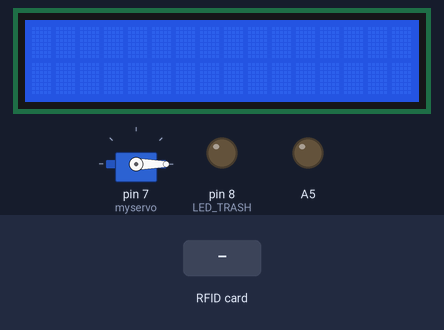
Bench run of a sketch on a simulated Arduino Uno, built with avr-gcc and run on an emulated ATmega328P. Shown: 16×2 character LCD, servo, output pins drawn as LEDs (lit = HIGH). The test bench sets the inputs (shaded band). Pins used as bus, display or sensor lines are not drawn.

Above: at 1.3 s.
1.4 s: RFID card DE AD BE EF held to the reader
At 2.2 s:
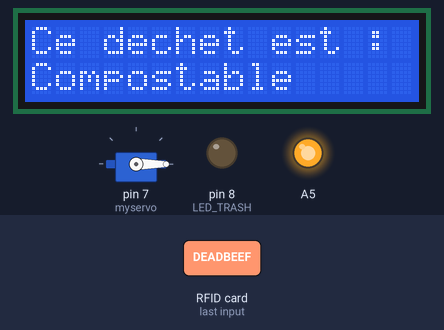
Timing chart, 0 to 4.4 s (numbered marks = the images above; inputs shaded):
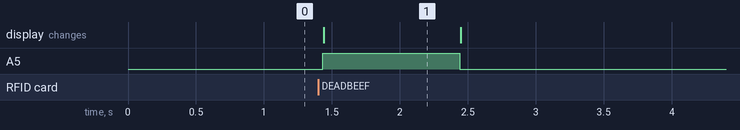

Measured:
- after the input at 1.4 s, A5: LOW → HIGH at once, → LOW 1.0 s later; the display: changes at once (image 1)
- what the display in image 1 shows lasts 1.0 s, from 1.4 s to 2.4 s

The sketch:

main.ino
```cpp
#include "lcd.h"
#include <SPI.h>
#include <MFRC522.h>
#include <Servo.h>

#define RST_PIN     9     // Configurable, see typical pin layout above
#define SS_PIN      10    // Configurable, see typical pin layout above

#define RECYCLE     0xB5
#define TRASH       0x7E

#define LED_RECYCLE 6
#define LED_TRASH   8
#define NB_CYCLES   30

int cycle = 0;

//Method definitions
void blink(int ledPos);

Servo myservo;

int isRecyclable = 0;
int isTrash = 0;
int pos = 0;

MFRC522 mfrc522(SS_PIN, RST_PIN);

#define NEW_UID {0xDE, 0xAD, 0xBE, 0xEF}

MFRC522::MIFARE_Key key;
Lcd lcd(0,1,2,3,4,5);

void setup() {
  SPI.begin();         // Init SPI bus
  mfrc522.PCD_Init();  // Init MFRC522 card
  myservo.attach(7);
  for (byte i = 0; i < 6; i++) {
    key.keyByte[i] = 0xFF;
  }
  pinMode(8, OUTPUT);
  pinMode(A5, OUTPUT);
}

void loop() {
  if (isRecyclable > 0){
    if (isRecyclable == NB_CYCLES){
      lcd.casesOutput(OutputTrash::RECYCLABLE);
      digitalWrite(LED_RECYCLE, HIGH);
      digitalWrite(LED_TRASH, LOW);

      for (pos = 0; pos <= 90; pos += 1) { // goes from 0 degrees to 180 degrees
        // in steps of 1 degree
        myservo.write(pos);              // tell servo to go to position in variable 'pos'
        delay(15);                       // waits 15ms for the servo to reach the position
      }
      delay(1000);
    }


    isRecyclable--;
  }
  else if (isTrash > 0){
    if (isTrash == NB_CYCLES){
      lcd.casesOutput(OutputTrash::JUNK);
      cycle = 30;
    }
    digitalWrite(LED_RECYCLE, LOW);
    digitalWrite(LED_TRASH, HIGH);
    isTrash--;
  }
  else {
    digitalWrite(LED_RECYCLE, LOW);
    digitalWrite(LED_TRASH, LOW);
    lcd.casesOutput(OutputTrash::EMPTY);
    myservo.write(0);
  }

  // Look for new cards, and select one if present
  if ( ! mfrc522.PICC_IsNewCardPresent() || ! mfrc522.PICC_ReadCardSerial() ) {
    delay(50);
    return;
  }

  // Dump UID
  Serial.print(F("Card UID:"));
  for (byte i = 0; i < mfrc522.uid.size; i++) {
    Serial.print(mfrc522.uid.uidByte[i] < 0x10 ? " 0" : " ");
    Serial.print(mfrc522.uid.uidByte[i], HEX);
  }
  if (mfrc522.uid.uidByte[0] == RECYCLE){
    isRecyclable = NB_CYCLES;
    isTrash = 0;
  }
  else if (mfrc522.uid.uidByte[0] == TRASH){
    isRecyclable = 0;
    isTrash = NB_CYCLES;
  }
  else{
    digitalWrite(A5, HIGH);
    lcd.casesOutput(OutputTrash::COMPOST);
    delay(1000);
    digitalWrite(A5, LOW);
    lcd.casesOutput(OutputTrash::EMPTY);
  }
  Serial.println();
  delay(15);
}
```

servo_trash_lid.ino
```cpp
// #include <Servo.h>

// Servo myservo;  // create servo object to control a servo
// // twelve servo objects can be created on most boards

// int pos = 0;    // variable to store the servo position

// void setup() {
//   myservo.attach(4);  // attaches the servo on pin 9 to the servo object
// }

// void loop() {
//   for (pos = 0; pos <= 45; pos += 1) { // goes from 0 degrees to 180 degrees
//     // in steps of 1 degree
//     myservo.write(pos);              // tell servo to go to position in variable 'pos'
//     delay(15);                       // waits 15ms for the servo to reach the position
//   }
//       delay(1000);                       // waits 15ms for the servo to reach the position

//   for (pos = 45; pos >= 0; pos -= 1) { // goes from 180 degrees to 0 degrees
//     myservo.write(pos);              // tell servo to go to position in variable 'pos'
//     delay(15);                       // waits 15ms for the servo to reach the position
//   }
//       delay(1000);                       // waits 15ms for the servo to reach the position
// }
```

lcd.cpp
```cpp
#include "lcd.h"

Lcd::Lcd() : lcd_(9,10,4,5,6,7) {
    setup();
}

Lcd::Lcd(uint8_t rs, uint8_t enable, uint8_t d4, uint8_t d5, uint8_t d6, uint8_t d7) :
    lcd_(rs, enable, d4, d5, d6, d7) {
    setup();
}

void Lcd::setup() {
    lcd_.begin(16, 2);
}

void Lcd::casesOutput(OutputTrash output) const {
    lcd_.clear();
    lcd_.setCursor(0, 0);
    lcd_.print(MSG);
    lcd_.setCursor(0, 1);
    switch (output)
    {
        case OutputTrash::COMPOST:
        lcd_.print("Compostable");
        break;
        case OutputTrash::RECYCLABLE:
        lcd_.print("Recyclable");
        break;
        case OutputTrash::JUNK:
        lcd_.print("Jetable");
        break;
        case OutputTrash::EMPTY:
        lcd_.clear();
        break;
    }
}
```

lcd.h
```cpp
#pragma once
#include <LiquidCrystal.h>
#include <string.h>

enum class OutputTrash {
    COMPOST,
    RECYCLABLE,
    JUNK,
    EMPTY
};

class Lcd {
    public:
        Lcd();
        Lcd(uint8_t rs, uint8_t enable, uint8_t d4, uint8_t d5, uint8_t d6, uint8_t d7);
        void setup();
        void casesOutput(OutputTrash output) const;
    private:
        static constexpr const char* MSG = "Ce dechet est : ";
        LiquidCrystal lcd_;
};
```
